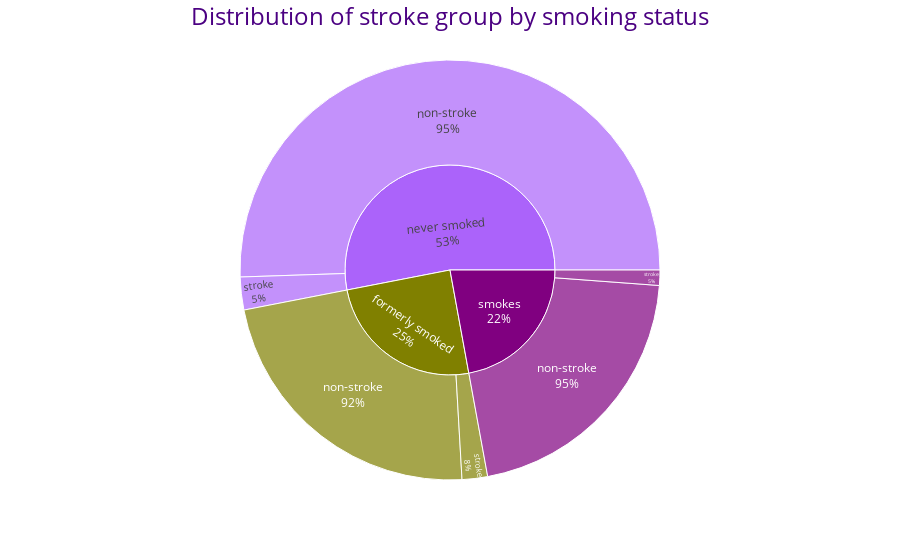

Notebook code cell kept with this figure:
### Code cell
# sunburst
fig = px.sunburst(data_on_smoking, path = ['smoking_status', 'stroke'], values = 'count', color = 'smoking_status',
                 color_discrete_map = {'formerly smoked': 'olive', 'never smoke': 'tomato', 'smokes':'purple'})

fig.update_layout(annotations = [dict(text = 'Distribution of stroke group by smoking status', 
                                      x = 0.5, y = 1.15, font_size = 24, showarrow = False, 
                                      font_color = 'indigo')])

fig.update_traces(textinfo = 'label + percent parent')
                  
fig.show()

### Figure 1 — Plotly figure (JSON) as saved in the notebook; plotly's stock layout.template omitted (floating-point values rounded to 4 significant figures)
{"data": [{"branchvalues": "total", "customdata": [["formerly smoked"], ["never smoked"], ["smokes"], ["formerly smoked"], ["never smoked"], ["smokes"], ["formerly smoked"], ["never smoked"], ["smokes"]], "domain": {"x": [0, 1], "y": [0, 1]}, "hovertemplate": "labels=%{label}<br>count=%{value}<br>parent=%{parent}<br>id=%{id}<br>smoking_status=%{customdata[0]}<extra></extra>", "ids": ["formerly smoked/ stroke", "never smoked/ stroke", "smokes/ stroke", "formerly smoked/non-stroke", "never smoked/non-stroke", "smokes/non-stroke", "formerly smoked", "never smoked", "smokes"], "labels": [" stroke", " stroke", " stroke", "non-stroke", "non-stroke", "non-stroke", "formerly smoked", "never smoked", "smokes"], "marker": {"colors": ["olive", "#ab63fa", "purple", "olive", "#ab63fa", "purple", "olive", "#ab63fa", "purple"]}, "name": "", "parents": ["formerly smoked", "never smoked", "smokes", "formerly smoked", "never smoked", "smokes", "", "", ""], "textinfo": "label+percent parent", "type": "sunburst", "values": [70, 90, 42, 815, 1802, 747, 885, 1892, 789]}], "layout": {"annotations": [{"font": {"color": "indigo", "size": 24}, "showarrow": false, "text": "Distribution of stroke group by smoking status", "x": 0.5, "y": 1.15}], "legend": {"tracegroupgap": 0}, "margin": {"t": 60}}}
